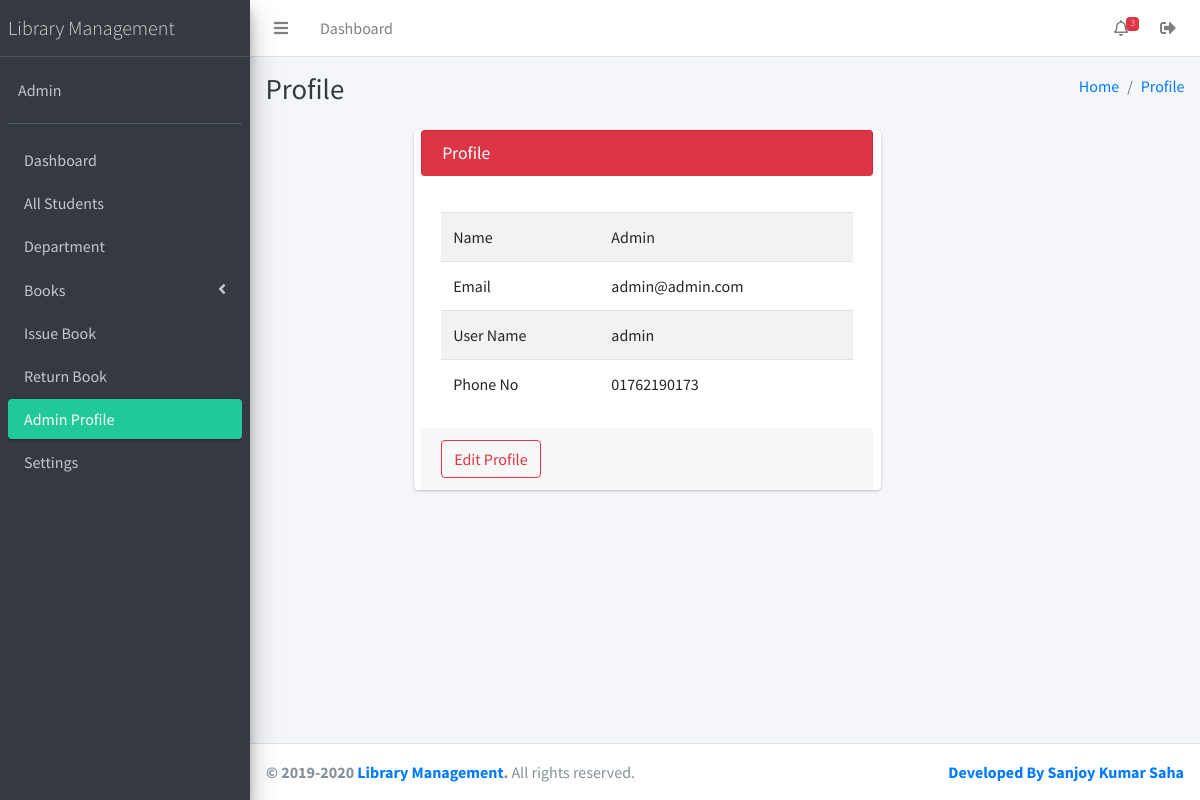
Screenshot of /librarian/profile.php (signed in) with the database file from the repository.
### tables this page shows
CREATE TABLE `settings` (
  `id` int(5) NOT NULL,
  `name` varchar(255) NOT NULL,
  `email` varchar(255) NOT NULL,
  `address` varchar(255) NOT NULL,
  `phone` varchar(255) NOT NULL,
  `image` varchar(255) NOT NULL DEFAULT 'image.png'
);

CREATE TABLE `librarian` (
  `id` int(6) NOT NULL,
  `name` varchar(255) NOT NULL,
  `email` varchar(255) NOT NULL,
  `user_name` varchar(255) NOT NULL,
  `password` varchar(255) NOT NULL,
  `phone_no` varchar(255) NOT NULL
);

### librarian/profile.php (the view, shortened to what this page needs)
<?php
require_once ('include/header.php');
require_once ('include/sidebar.php');
?>
    <div class="content-wrapper">
        <div class="content-header">
            <div class="container-fluid">
                <div class="row mb-2">
                    <div class="col-sm-6">
                        <h1 class="m-0 text-dark">Profile</h1>
                    </div>
                    <div class="col-sm-6">
                        <ol class="breadcrumb float-sm-right">
                            <li class="breadcrumb-item"><a href="index.php">Home</a></li>
                            <li class="breadcrumb-item active"><a href="javascript:avoid(0)">Profile</a></li>
                        </ol>
                    </div>
                </div>
            </div>
        </div>
        <section class="content">
            <div class="row">
                <div class="col-md-12">
                    <div class="card col-md-6 offset-2">
                        <div class="card-header alert alert-danger">
                            <h3 class="card-title">Profile</h3>
                        </div>
                        <div class="card-body">
                            <table class="table table-striped">
                                <?php
                                $user_name = $_SESSION['librarian_id'];
                                    $query = mysqli_query($conn, "SELECT * FROM librarian WHERE id = '$user_name'");
                                    while($result = mysqli_fetch_assoc($query)):
                                ?>
                                <tr>
                                    <td>Name</td>
                                    <td><?= $result['name']?></td>
                                </tr>
                                <tr>
                                    <td>Email</td>
                                    <td><?= $result['email']?></td>
                                </tr>
                                <tr>
                                    <td>User Name</td>
                                    <td><?= $result['user_name']?></td>
                                </tr>
                                <tr>
                                    <td>Phone No</td>
                                    <td><?= $result['phone_no']?></td>
                                </tr>
                            </table>
                        </div>
                        <div class="card-footer">
                            <button class="btn btn-outline-danger" data-toggle="modal" data-target="#book-<?= $result['id']?>">Edit Profile</button>
                        </div>
                        <?php endwhile;?>
                    </div>
                </div>
            </div>
        </section>
    </div>
<?php require_once ('include/footer.php');?>

### librarian/include/sidebar.php (shortened to what this page needs)
<?php
    $page = explode('/', $_SERVER['PHP_SELF']);
    $page = end($page);
?>
<aside class="main-sidebar sidebar-dark-teal elevation-4">
    <?php
    $query = mysqli_query($conn, "SELECT * FROM settings");
    while($result = mysqli_fetch_assoc($query)):
    ?>
    <a href="index.php" class="brand-link">
        <span class="brand-text font-weight-light"><?= $result['name']?></span>
    </a>
    <?php endwhile;?>
    <div class="sidebar">
        <div class="user-panel mt-3 pb-3 mb-3 d-flex">
            <?php
            $admin_info = $_SESSION['librarian_id'];
            $query = mysqli_query($conn, "SELECT * FROM librarian WHERE id = '$admin_info'");
            $result = mysqli_fetch_assoc($query);?>
            <div class="info">
                <a href="#" class="d-block"><?= $result['name']?></a>
            </div>
        </div>
        <nav class="mt-2">
            <ul class="nav nav-pills nav-sidebar flex-column" data-widget="treeview" role="menu" data-accordion="false">
                <li class="nav-item">
                    <a href="index.php" class="nav-link <?= $page == 'index.php' ? 'active' : ''?>">
                        <p>Dashboard</p>
                    </a>
                </li>
                <li class="nav-item">
                    <a href="all_students.php" class="nav-link <?= $page == 'all_students.php' ? 'active' : ''?>">
                        <p>All Students</p>
                    </a>
                </li>
                <li class="nav-item has-treeview">
                    <a href="departments.php" class="nav-link <?= $page == 'departments.php'? 'active' : ''?>">
                      <p>Department</p>
                    </a>
                </li>
                <li class="nav-item has-treeview <?= $page == 'add_book.php' ? 'menu-open' : '' ?><?= $page == 'books_list.php' ? 'menu-open' : '' ?>">
                    <a href="#" class="nav-link <?= $page == 'add_book.php' ? 'active' : '' ?><?= $page == 'books_list.php' ? 'active' : '' ?>">
                      <p>Books<i class="right fas fa-angle-left"></i>
                      </p>
                    </a>
                </li>
                <li class="nav-item">
                    <a href="issue_book.php" class="nav-link <?= $page == 'issue_book.php' ? 'active' : ''?>">
                        <p>Issue Book</p>
                    </a>
                </li>
                <li class="nav-item">
                    <a href="return_book.php" class="nav-link <?= $page == 'return_book.php' ? 'active' : ''?>">
                        <p>Return Book</p>
                    </a>
                </li>
                <li class="nav-item">
                    <a href="profile.php" class="nav-link <?= $page == 'profile.php' ? 'active' : ''?>">
                        <p>Admin Profile</p>
                    </a>
                </li>
                <li class="nav-item">
                    <a href="settings.php" class="nav-link <?= $page == 'settings.php' ? 'active' : ''?>">
                        <p>Settings</p>
                    </a>
                </li>
            </ul>
        </nav>
    </div>
</aside>

### librarian/include/footer.php (shortened to what this page needs)
<footer class="main-footer">
    <div class="float-right d-none d-sm-inline">
        <strong><a href="https://www.facebook.com/sahaksanjoy">Developed By Sanjoy Kumar Saha</a></strong>
    </div>
    <?php
    $query = mysqli_query($conn, "SELECT * FROM settings");
    while($result = mysqli_fetch_assoc($query)):
    ?>
    <strong> &copy; 2019-<?php echo date('Y');?> <a href="#"><?= $result['name']?></a>.</strong> All rights reserved.
    <?php endwhile;?>
</footer>
</div>
</body>
</html>

### rows the page displays
settings: name "Library Management"
librarian: name "Admin", email "admin@admin.com", user_name "admin", phone_no "01762190173"

### other values shown
$count "3"
